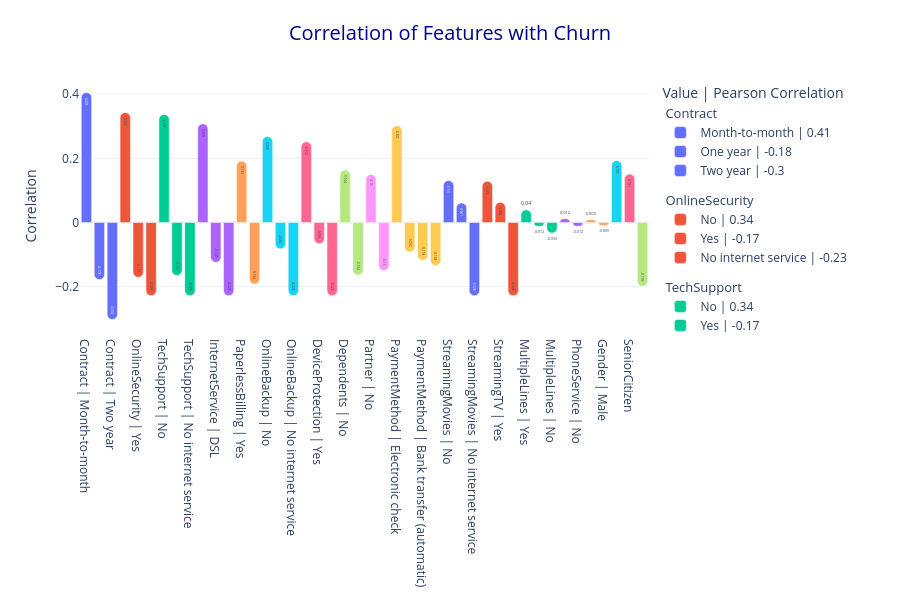

The code cell stored with this chart in its notebook:
### Markdown cell above
Question: Do different values within each variable show varying associations with the event occurrence?

### Code cell
main_eda['fig_bar_corr_grouped'].update_layout(height=600)

### Figure 1 — Plotly figure (JSON) as saved in the notebook; plotly's stock layout.template omitted (floating-point values rounded to 4 significant figures)
{"data": [{"hovertemplate": "Contract<br>Month-to-month | 0.41<extra></extra>", "legendgroup": "Contract", "legendgrouptitle": {"text": "Contract"}, "marker": {"color": "#636EFA"}, "name": "Month-to-month | 0.41", "text": "0.405", "type": "bar", "x": ["Contract | Month-to-month"], "y": [0.405]}, {"hovertemplate": "Contract<br>One year | -0.18<extra></extra>", "legendgroup": "Contract", "legendgrouptitle": {"text": "Contract"}, "marker": {"color": "#636EFA"}, "name": "One year | -0.18", "text": "-0.178", "type": "bar", "x": ["Contract | One year"], "y": [-0.178]}, {"hovertemplate": "Contract<br>Two year | -0.3<extra></extra>", "legendgroup": "Contract", "legendgrouptitle": {"text": "Contract"}, "marker": {"color": "#636EFA"}, "name": "Two year | -0.3", "text": "-0.302", "type": "bar", "x": ["Contract | Two year"], "y": [-0.302]}, {"hovertemplate": "OnlineSecurity<br>No | 0.34<extra></extra>", "legendgroup": "OnlineSecurity", "legendgrouptitle": {"text": "OnlineSecurity"}, "marker": {"color": "#EF553B"}, "name": "No | 0.34", "text": "0.343", "type": "bar", "x": ["OnlineSecurity | No"], "y": [0.343]}, {"hovertemplate": "OnlineSecurity<br>Yes | -0.17<extra></extra>", "legendgroup": "OnlineSecurity", "legendgrouptitle": {"text": "OnlineSecurity"}, "marker": {"color": "#EF553B"}, "name": "Yes | -0.17", "text": "-0.171", "type": "bar", "x": ["OnlineSecurity | Yes"], "y": [-0.171]}, {"hovertemplate": "OnlineSecurity<br>No internet service | -0.23<extra></extra>", "legendgroup": "OnlineSecurity", "legendgrouptitle": {"text": "OnlineSecurity"}, "marker": {"color": "#EF553B"}, "name": "No internet service | -0.23", "text": "-0.228", "type": "bar", "x": ["OnlineSecurity | No internet service"], "y": [-0.228]}, {"hovertemplate": "TechSupport<br>No | 0.34<extra></extra>", "legendgroup": "TechSupport", "legendgrouptitle": {"text": "TechSupport"}, "marker": {"color": "#00CC96"}, "name": "No | 0.34", "text": "0.337", "type": "bar", "x": ["TechSupport | No"], "y": [0.337]}, {"hovertemplate": "TechSupport<br>Yes | -0.17<extra></extra>", "legendgroup": "TechSupport", "legendgrouptitle": {"text": "TechSupport"}, "marker": {"color": "#00CC96"}, "name": "Yes | -0.17", "text": "-0.165", "type": "bar", "x": ["TechSupport | Yes"], "y": [-0.165]}, {"hovertemplate": "TechSupport<br>No internet service | -0.23<extra></extra>", "legendgroup": "TechSupport", "legendgrouptitle": {"text": "TechSupport"}, "marker": {"color": "#00CC96"}, "name": "No internet service | -0.23", "text": "-0.228", "type": "bar", "x": ["TechSupport | No internet service"], "y": [-0.228]}, {"hovertemplate": "InternetService<br>Fiber optic | 0.31<extra></extra>", "legendgroup": "InternetService", "legendgrouptitle": {"text": "InternetService"}, "marker": {"color": "#AB63FA"}, "name": "Fiber optic | 0.31", "text": "0.308", "type": "bar", "x": ["InternetService | Fiber optic"], "y": [0.308]}, {"hovertemplate": "InternetService<br>DSL | -0.12<extra></extra>", "legendgroup": "InternetService", "legendgrouptitle": {"text": "InternetService"}, "marker": {"color": "#AB63FA"}, "name": "DSL | -0.12", "text": "-0.124", "type": "bar", "x": ["InternetService | DSL"], "y": [-0.124]}, {"hovertemplate": "InternetService<br>No | -0.23<extra></extra>", "legendgroup": "InternetService", "legendgrouptitle": {"text": "InternetService"}, "marker": {"color": "#AB63FA"}, "name": "No | -0.23", "text": "-0.228", "type": "bar", "x": ["InternetService | No"], "y": [-0.228]}, {"hovertemplate": "PaperlessBilling<br>Yes | 0.19<extra></extra>", "legendgroup": "PaperlessBilling", "legendgrouptitle": {"text": "PaperlessBilling"}, "marker": {"color": "#FFA15A"}, "name": "Yes | 0.19", "text": "0.192", "type": "bar", "x": ["PaperlessBilling | Yes"], "y": [0.192]}, {"hovertemplate": "PaperlessBilling<br>No | -0.19<extra></extra>", "legendgroup": "PaperlessBilling", "legendgrouptitle": {"text": "PaperlessBilling"}, "marker": {"color": "#FFA15A"}, "name": "No | -0.19", "text": "-0.192", "type": "bar", "x": ["PaperlessBilling | No"], "y": [-0.192]}, {"hovertemplate": "OnlineBackup<br>No | 0.27<extra></extra>", "legendgroup": "OnlineBackup", "legendgrouptitle": {"text": "OnlineBackup"}, "marker": {"color": "#19D3F3"}, "name": "No | 0.27", "text": "0.268", "type": "bar", "x": ["OnlineBackup | No"], "y": [0.268]}, {"hovertemplate": "OnlineBackup<br>Yes | -0.08<extra></extra>", "legendgroup": "OnlineBackup", "legendgrouptitle": {"text": "OnlineBackup"}, "marker": {"color": "#19D3F3"}, "name": "Yes | -0.08", "text": "-0.082", "type": "bar", "x": ["OnlineBackup | Yes"], "y": [-0.082]}, {"hovertemplate": "OnlineBackup<br>No internet service | -0.23<extra></extra>", "legendgroup": "OnlineBackup", "legendgrouptitle": {"text": "OnlineBackup"}, "marker": {"color": "#19D3F3"}, "name": "No internet service | -0.23", "text": "-0.228", "type": "bar", "x": ["OnlineBackup | No internet service"], "y": [-0.228]}, {"hovertemplate": "DeviceProtection<br>No | 0.25<extra></extra>", "legendgroup": "DeviceProtection", "legendgrouptitle": {"text": "DeviceProtection"}, "marker": {"color": "#FF6692"}, "name": "No | 0.25", "text": "0.252", "type": "bar", "x": ["DeviceProtection | No"], "y": [0.252]}, {"hovertemplate": "DeviceProtection<br>Yes | -0.07<extra></extra>", "legendgroup": "DeviceProtection", "legendgrouptitle": {"text": "DeviceProtection"}, "marker": {"color": "#FF6692"}, "name": "Yes | -0.07", "text": "-0.066", "type": "bar", "x": ["DeviceProtection | Yes"], "y": [-0.066]}, {"hovertemplate": "DeviceProtection<br>No internet service | -0.23<extra></extra>", "legendgroup": "DeviceProtection", "legendgrouptitle": {"text": "DeviceProtection"}, "marker": {"color": "#FF6692"}, "name": "No internet service | -0.23", "text": "-0.228", "type": "bar", "x": ["DeviceProtection | No internet service"], "y": [-0.228]}, {"hovertemplate": "Dependents<br>No | 0.16<extra></extra>", "legendgroup": "Dependents", "legendgrouptitle": {"text": "Dependents"}, "marker": {"color": "#B6E880"}, "name": "No | 0.16", "text": "0.164", "type": "bar", "x": ["Dependents | No"], "y": [0.164]}, {"hovertemplate": "Dependents<br>Yes | -0.16<extra></extra>", "legendgroup": "Dependents", "legendgrouptitle": {"text": "Dependents"}, "marker": {"color": "#B6E880"}, "name": "Yes | -0.16", "text": "-0.164", "type": "bar", "x": ["Dependents | Yes"], "y": [-0.164]}, {"hovertemplate": "Partner<br>No | 0.15<extra></extra>", "legendgroup": "Partner", "legendgrouptitle": {"text": "Partner"}, "marker": {"color": "#FF97FF"}, "name": "No | 0.15", "text": "0.15", "type": "bar", "x": ["Partner | No"], "y": [0.15]}, {"hovertemplate": "Partner<br>Yes | -0.15<extra></extra>", "legendgroup": "Partner", "legendgrouptitle": {"text": "Partner"}, "marker": {"color": "#FF97FF"}, "name": "Yes | -0.15", "text": "-0.15", "type": "bar", "x": ["Partner | Yes"], "y": [-0.15]}, {"hovertemplate": "PaymentMethod<br>Electronic check | 0.3<extra></extra>", "legendgroup": "PaymentMethod", "legendgrouptitle": {"text": "PaymentMethod"}, "marker": {"color": "#FECB52"}, "name": "Electronic check | 0.3", "text": "0.302", "type": "bar", "x": ["PaymentMethod | Electronic check"], "y": [0.302]}, {"hovertemplate": "PaymentMethod<br>Mailed check | -0.09<extra></extra>", "legendgroup": "PaymentMethod", "legendgrouptitle": {"text": "PaymentMethod"}, "marker": {"color": "#FECB52"}, "name": "Mailed check | -0.09", "text": "-0.092", "type": "bar", "x": ["PaymentMethod | Mailed check"], "y": [-0.092]}, {"hovertemplate": "PaymentMethod<br>Bank transfer (automatic) | -0.12<extra></extra>", "legendgroup": "PaymentMethod", "legendgrouptitle": {"text": "PaymentMethod"}, "marker": {"color": "#FECB52"}, "name": "Bank transfer (automatic) | -0.12", "text": "-0.118", "type": "bar", "x": ["PaymentMethod | Bank transfer (automatic)"], "y": [-0.118]}, {"hovertemplate": "PaymentMethod<br>Credit card (automatic) | -0.13<extra></extra>", "legendgroup": "PaymentMethod", "legendgrouptitle": {"text": "PaymentMethod"}, "marker": {"color": "#FECB52"}, "name": "Credit card (automatic) | -0.13", "text": "-0.134", "type": "bar", "x": ["PaymentMethod | Credit card (automatic)"], "y": [-0.134]}, {"hovertemplate": "StreamingMovies<br>No | 0.13<extra></extra>", "legendgroup": "StreamingMovies", "legendgrouptitle": {"text": "StreamingMovies"}, "marker": {"color": "#636EFA"}, "name": "No | 0.13", "text": "0.131", "type": "bar", "x": ["StreamingMovies | No"], "y": [0.131]}, {"hovertemplate": "StreamingMovies<br>Yes | 0.06<extra></extra>", "legendgroup": "StreamingMovies", "legendgrouptitle": {"text": "StreamingMovies"}, "marker": {"color": "#636EFA"}, "name": "Yes | 0.06", "text": "0.061", "type": "bar", "x": ["StreamingMovies | Yes"], "y": [0.061]}, {"hovertemplate": "StreamingMovies<br>No internet service | -0.23<extra></extra>", "legendgroup": "StreamingMovies", "legendgrouptitle": {"text": "StreamingMovies"}, "marker": {"color": "#636EFA"}, "name": "No internet service | -0.23", "text": "-0.228", "type": "bar", "x": ["StreamingMovies | No internet service"], "y": [-0.228]}, {"hovertemplate": "StreamingTV<br>No | 0.13<extra></extra>", "legendgroup": "StreamingTV", "legendgrouptitle": {"text": "StreamingTV"}, "marker": {"color": "#EF553B"}, "name": "No | 0.13", "text": "0.129", "type": "bar", "x": ["StreamingTV | No"], "y": [0.129]}, {"hovertemplate": "StreamingTV<br>Yes | 0.06<extra></extra>", "legendgroup": "StreamingTV", "legendgrouptitle": {"text": "StreamingTV"}, "marker": {"color": "#EF553B"}, "name": "Yes | 0.06", "text": "0.063", "type": "bar", "x": ["StreamingTV | Yes"], "y": [0.063]}, {"hovertemplate": "StreamingTV<br>No internet service | -0.23<extra></extra>", "legendgroup": "StreamingTV", "legendgrouptitle": {"text": "StreamingTV"}, "marker": {"color": "#EF553B"}, "name": "No internet service | -0.23", "text": "-0.228", "type": "bar", "x": ["StreamingTV | No internet service"], "y": [-0.228]}, {"hovertemplate": "MultipleLines<br>Yes | 0.04<extra></extra>", "legendgroup": "MultipleLines", "legendgrouptitle": {"text": "MultipleLines"}, "marker": {"color": "#00CC96"}, "name": "Yes | 0.04", "text": "0.04", "type": "bar", "x": ["MultipleLines | Yes"], "y": [0.04]}, {"hovertemplate": "MultipleLines<br>No phone service | -0.01<extra></extra>", "legendgroup": "MultipleLines", "legendgrouptitle": {"text": "MultipleLines"}, "marker": {"color": "#00CC96"}, "name": "No phone service | -0.01", "text": "-0.012", "type": "bar", "x": ["MultipleLines | No phone service"], "y": [-0.012]}, {"hovertemplate": "MultipleLines<br>No | -0.03<extra></extra>", "legendgroup": "MultipleLines", "legendgrouptitle": {"text": "MultipleLines"}, "marker": {"color": "#00CC96"}, "name": "No | -0.03", "text": "-0.033", "type": "bar", "x": ["MultipleLines | No"], "y": [-0.033]}, {"hovertemplate": "PhoneService<br>Yes | 0.01<extra></extra>", "legendgroup": "PhoneService", "legendgrouptitle": {"text": "PhoneService"}, "marker": {"color": "#AB63FA"}, "name": "Yes | 0.01", "text": "0.012", "type": "bar", "x": ["PhoneService | Yes"], "y": [0.012]}, {"hovertemplate": "PhoneService<br>No | -0.01<extra></extra>", "legendgroup": "PhoneService", "legendgrouptitle": {"text": "PhoneService"}, "marker": {"color": "#AB63FA"}, "name": "No | -0.01", "text": "-0.012", "type": "bar", "x": ["PhoneService | No"], "y": [-0.012]}, {"hovertemplate": "Gender<br>Female | 0.01<extra></extra>", "legendgroup": "Gender", "legendgrouptitle": {"text": "Gender"}, "marker": {"color": "#FFA15A"}, "name": "Female | 0.01", "text": "0.009", "type": "bar", "x": ["Gender | Female"], "y": [0.009]}, {"hovertemplate": "Gender<br>Male | -0.01<extra></extra>", "legendgroup": "Gender", "legendgrouptitle": {"text": "Gender"}, "marker": {"color": "#FFA15A"}, "name": "Male | -0.01", "text": "-0.009", "type": "bar", "x": ["Gender | Male"], "y": [-0.009]}, {"hovertemplate": "MonthlyCharges<br>MonthlyCharges | 0.19<extra></extra>", "legendgroup": "Continuous Variable", "legendgrouptitle": {"text": "Continuous Variable"}, "marker": {"color": "#19D3F3"}, "name": "MonthlyCharges | 0.19", "text": "0.193", "type": "bar", "x": ["MonthlyCharges"], "y": [0.193]}, {"hovertemplate": "SeniorCitizen<br>SeniorCitizen | 0.15<extra></extra>", "legendgroup": "Continuous Variable", "legendgrouptitle": {"text": "Continuous Variable"}, "marker": {"color": "#FF6692"}, "name": "SeniorCitizen | 0.15", "text": "0.151", "type": "bar", "x": ["SeniorCitizen"], "y": [0.151]}, {"hovertemplate": "TotalCharges<br>TotalCharges | -0.2<extra></extra>", "legendgroup": "Continuous Variable", "legendgrouptitle": {"text": "Continuous Variable"}, "marker": {"color": "#B6E880"}, "name": "TotalCharges | -0.2", "text": "-0.199", "type": "bar", "x": ["TotalCharges"], "y": [-0.199]}], "layout": {"barcornerradius": 15, "height": 600, "legend": {"title": {"text": "Value | Pearson Correlation"}}, "title": {"text": "Correlation of Features with Churn"}, "xaxis": {"title": {}}, "yaxis": {"title": {"text": "Correlation"}}}}
